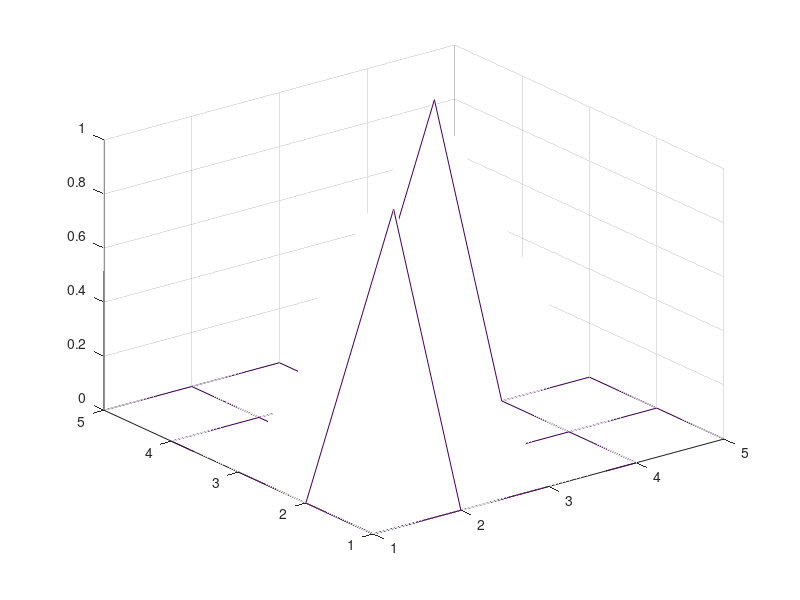
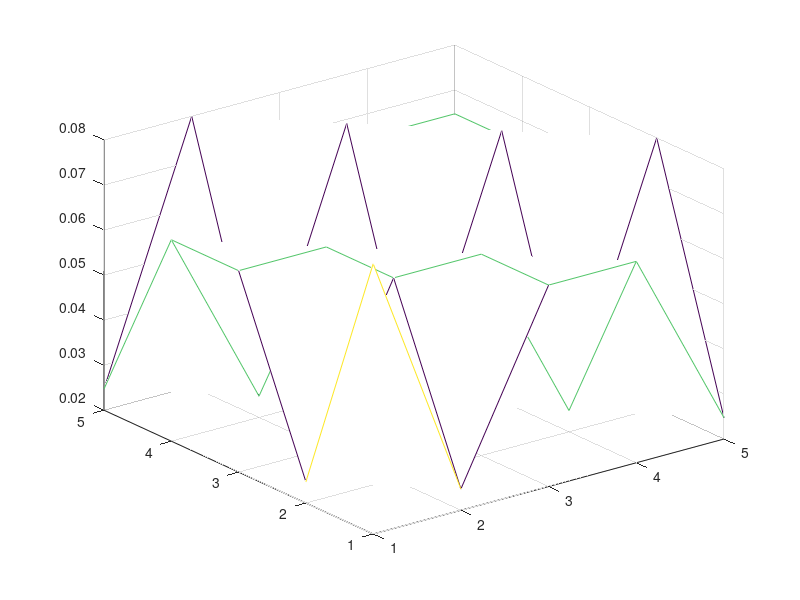
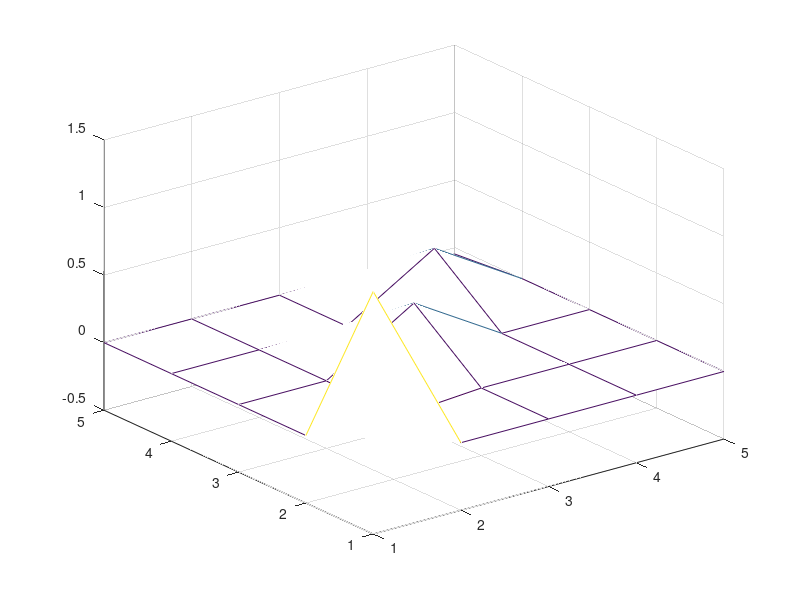
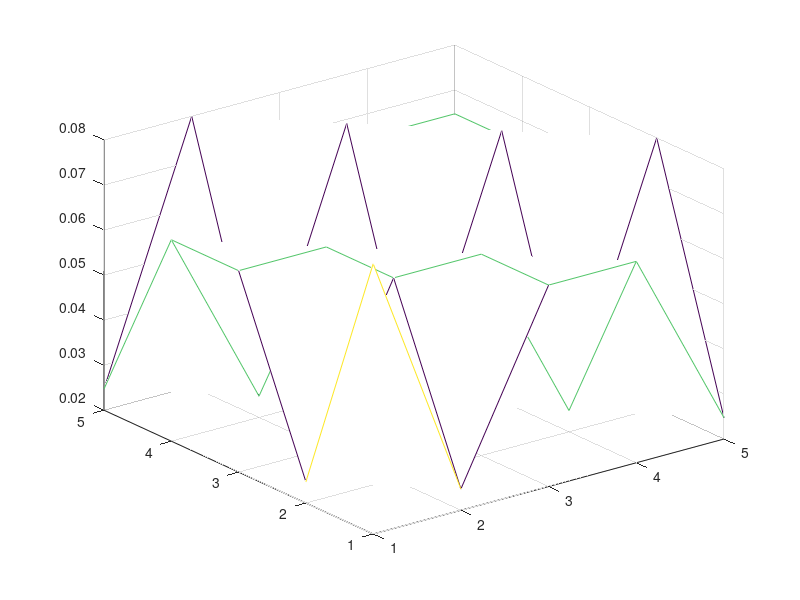

The MATLAB source for these figures, in order:

clc
clear

%creating matrix
N=5;
m=2;
p=2;
%X=zeros(N+1);

X =  [0 0 0 0 0
      0 1 0 0 0
      0 0 0 0 0
      0 0 0 1 0
      0 0 0 0 0];



%{
for a=1:N+1
    for b=1:N+1
        if a==m && b==p
            X(a,b)=1;
        elseif a==N+1-m && b==N+1-p
            X(a,b)=1;
        else
            X(a,b)=0;
        end
    end
end
%}
%X(1,1)= 40; %dc

tf = issymmetric(X);

x = ifft2(X);
x = abs(x);

comp = zeros(N);

for a=1:N
    for b=1:N
        comp(a,b) = (-1)^(a-1+b-1);
    end
end

xCenter = x.*comp;
xCenter = abs(xCenter);

XCenter = fft2(xCenter); %fft2 apo ton centered
%Plot X
figure('Name','X');
mesh(X);

%plot x
figure('Name','x');
mesh(x);

%plot XCenter
figure('Name','XCenter');
mesh(XCenter);

%plot xCenter
figure('Name','xCenter');
mesh(xCenter);

